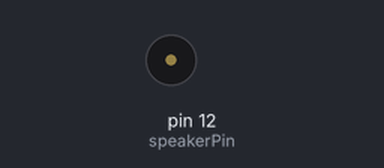
A sketch run on a simulated Arduino Uno, built with avr-gcc and run on an emulated ATmega328P. Parts: buzzer (waves = sounding).

Above: at 3.6 s.
At 6.94 s:
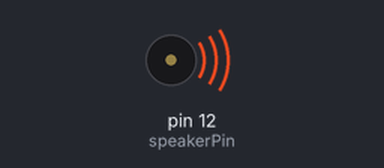
Timing chart, 0 to 7.5 s (numbered marks = the images above):
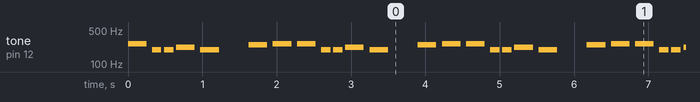

Measured:
- by itself, tone on pin 12 (speakerPin): repeats every 2.3 s: silent 0.08 s, 2 × (196 Hz 0.13 s, silent 0.04 s), 220 Hz 0.25 s, silent 0.08 s, 196 Hz 0.25 s, silent 0.40 s, 247 Hz 0.25 s, 2 × (silent 0.08 s, 262 Hz 0.25 s)

The sketch:

buzzer.ino
```cpp
#include "pitch.h"
int speakerPin = 12;//Chân được nối với loa hoặc buzzer

// danh sách các nốt nhạc
int melody[] = {
  NOTE_C4, NOTE_G3,NOTE_G3, NOTE_A3, NOTE_G3,0, NOTE_B3, NOTE_C4};

// thời gina các nốt nhạc: 4 = 1/4 nốt nhạc, 8 = 1/8nốt nhạc, ...:
int noteDurations[] = {
  4, 8, 8, 4,4,4,4,4 };

void setup() {
  //không cần phải pinMode cho speakerPin

  for (int thisNote = 0; thisNote < 8; thisNote++) {

    // bây giờ ta đặt một nốt nhạc là 1 giây = 1000 mili giây
    // thì ta chia cho các thành phần noteDurations thì sẽ
    // được thời gian chơi các nốt nhạc
    // ví dụ: 4 => 1000/4; 8 ==> 1000/8
    int noteDuration = 1000/noteDurations[thisNote];
    tone(speakerPin, melody[thisNote],noteDuration);

    // để phân biệt các nốt nhạc hãy delay giữa các nốt nhạc
    // một khoảng thời gian vừa phải. Ví dụ sau đây thực hiện tốt
    // điều đó: Ta sẽ cộng 30% và thời lượng của một nốt
    int pauseBetweenNotes = noteDuration * 1.30;
    delay(pauseBetweenNotes);

    //Ngừng phát nhạc để sau đó chơi nhạc tiếp!
    noTone(speakerPin);
  }
}

void loop() {
 for (int thisNote = 0; thisNote < 8; thisNote++) {

    // bây giờ ta đặt một nốt nhạc là 1 giây = 1000 mili giây
    // thì ta chia cho các thành phần noteDurations thì sẽ
    // được thời gian chơi các nốt nhạc
    // ví dụ: 4 => 1000/4; 8 ==> 1000/8
    int noteDuration = 1000/noteDurations[thisNote];
    tone(speakerPin, melody[thisNote],noteDuration);

    // để phân biệt các nốt nhạc hãy delay giữa các nốt nhạc
    // một khoảng thời gian vừa phải. Ví dụ sau đây thực hiện tốt
    // điều đó: Ta sẽ cộng 30% và thời lượng của một nốt
    int pauseBetweenNotes = noteDuration * 1.30;
    delay(pauseBetweenNotes);

    //Ngừng phát nhạc để sau đó chơi nhạc tiếp!
    noTone(speakerPin);}
}
```
